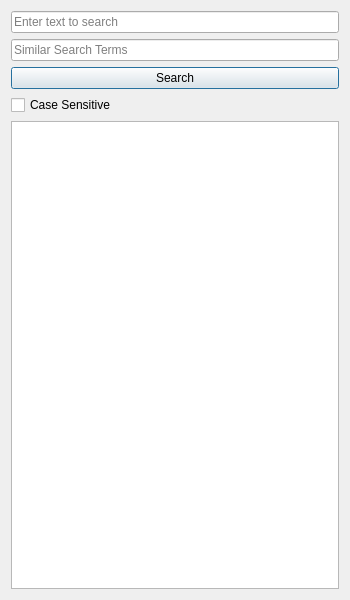
<?xml version="1.0" encoding="UTF-8"?>
<ui version="4.0">
 <class>SearchDialog</class>
 <widget class="QDialog" name="SearchDialog">
  <property name="geometry">
   <rect>
    <x>0</x>
    <y>0</y>
    <width>350</width>
    <height>600</height>
   </rect>
  </property>
  <property name="windowTitle">
   <string>Search Text</string>
  </property>
  <property name="windowIcon">
   <iconset>
    <normaloff>Icons/search-icon.png</normaloff>Icons/search-icon.png</iconset>
  </property>
  <layout class="QVBoxLayout" name="verticalLayout">
   <item>
    <widget class="QLineEdit" name="search_input">
     <property name="placeholderText">
      <string>Enter text to search</string>
     </property>
    </widget>
   </item>
   <item>
    <widget class="QLineEdit" name="similar_search_input">
     <property name="placeholderText">
      <string>Similar Search Terms</string>
     </property>
    </widget>
   </item>
   <item>
    <widget class="QPushButton" name="search_button">
     <property name="autoFillBackground">
      <bool>false</bool>
     </property>
     <property name="text">
      <string>Search</string>
     </property>
    </widget>
   </item>
   <item>
    <widget class="QCheckBox" name="case_sensitive_checkbox">
     <property name="text">
      <string>Case Sensitive</string>
     </property>
    </widget>
   </item>
   <item>
    <widget class="QListWidget" name="search_results"/>
   </item>
  </layout>
 </widget>
 <resources/>
 <connections/>
</ui>
